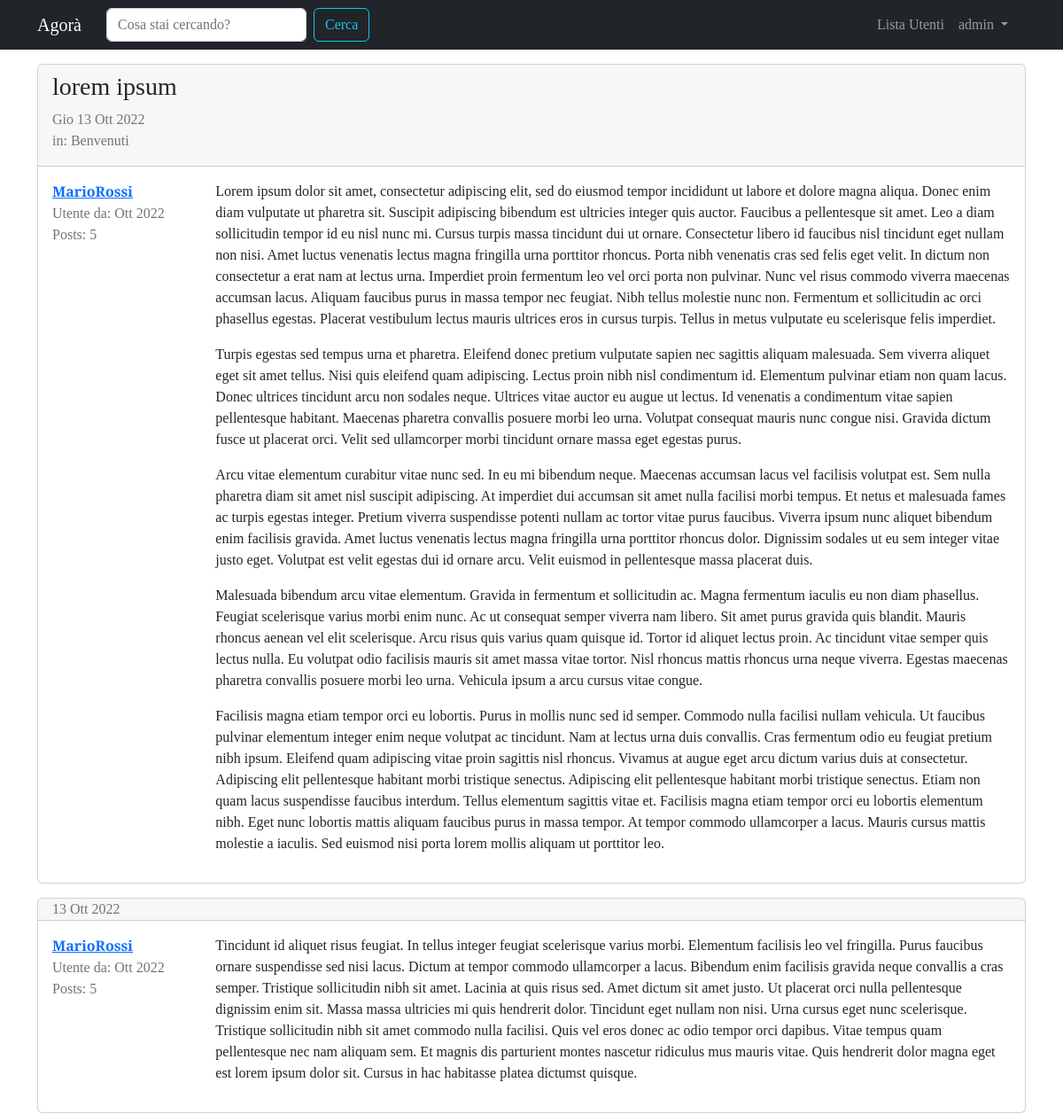
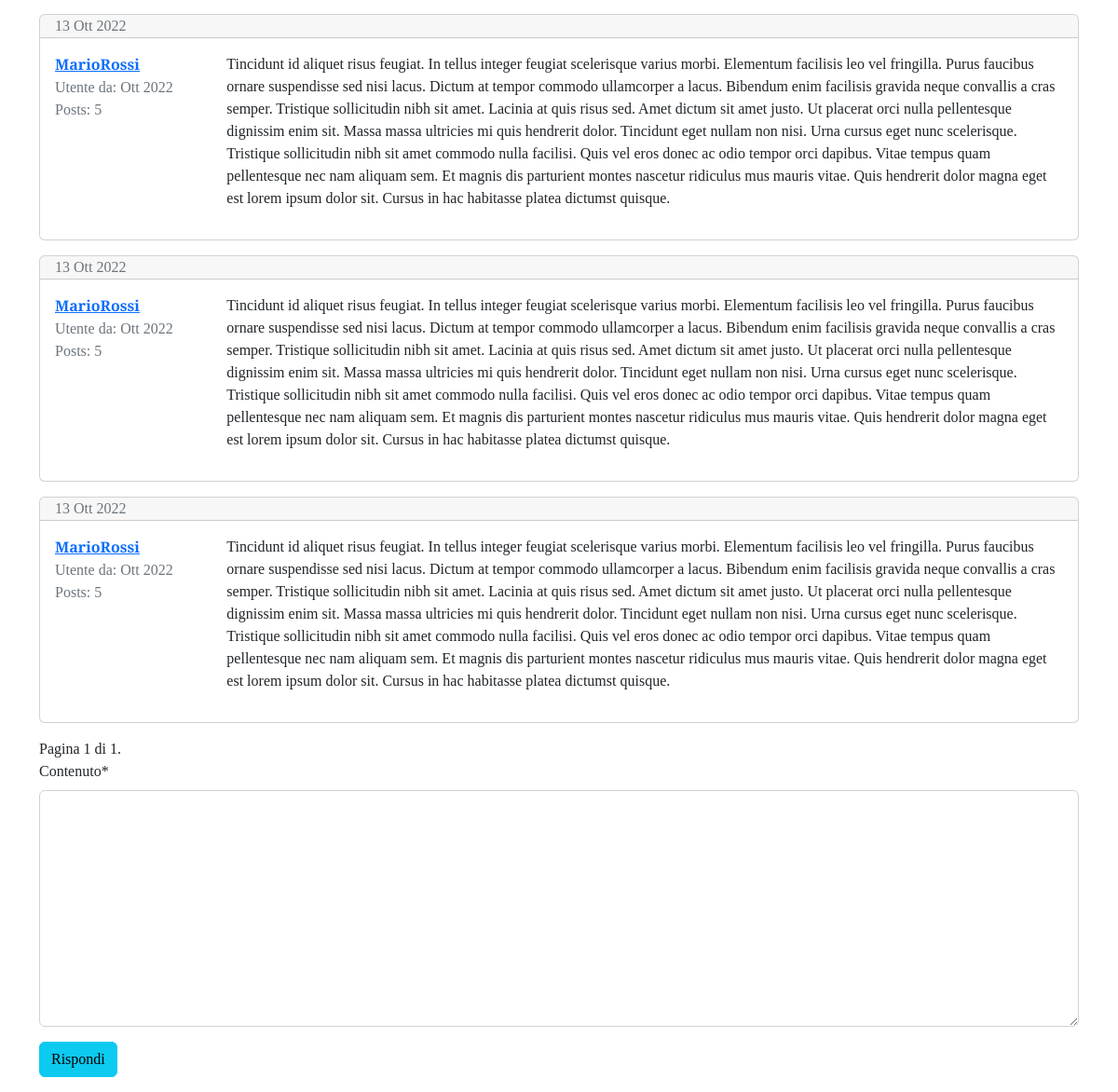
Screenshot of /forum/discussione/7/ (signed in) with the database file from the repository (2 pictures, top to bottom).
### forum/models.py (models this page shows, shortened)
class Discussione(models.Model):
    objects = None
    titolo = models.CharField(max_length=120)
    data_creazione = models.DateTimeField(auto_now_add=True)
    autore_discussione = models.ForeignKey(
        User, on_delete=models.CASCADE, related_name="discussioni"
    )
    sezione_appartenenza = models.ForeignKey(Sezione, on_delete=models.CASCADE)
    class Meta:
        verbose_name = "Discussione"
        verbose_name_plural = "Discussioni"

class Post(models.Model):
    objects = None
    autore_post = models.ForeignKey(User, on_delete=models.CASCADE, related_name="posts")
    contenuto = models.TextField()
    data_creazione = models.DateTimeField(auto_now_add=True)
    discussione = models.ForeignKey(Discussione, on_delete=models.CASCADE)
    class Meta:
        verbose_name="Post"
        verbose_name_plural="Posts"

class Sezione(models.Model):
    nome_sezione = models.CharField(max_length=80)
    descrizione = models.CharField(max_length=150, blank=True, null=True)
    logo_sezione = models.ImageField(blank=True, null=True)
    class Meta:
        verbose_name = "Sezione"
        verbose_name_plural = "Sezioni"
    def __str__(self):
        return self.nome_sezione

### forum/views.py (the view)
# urls.py: path("discussione/<int:pk>/", views.visualizza_discussione, name="visualizza_discussione"),
def visualizza_discussione (request, pk):
    discussione = get_object_or_404(Discussione, pk=pk)
    posts_discussione = Post.objects.filter (discussione=discussione)
    paginator = Paginator(posts_discussione, 5)
    page = request.GET.get("pagina")
    posts = paginator.get_page(page)
    form_risposta = PostModelForm()
    context = {"discussione": discussione, "posts_discussione":posts, "form_risposta": form_risposta}
    return render(request,"forum/singola_discussione.html", context)

### forum/forms.py
class PostModelForm (forms.ModelForm):
    class Meta:
        model = Post
        fields = ['contenuto']

### forum/templates/forum/singola_discussione.html (shortened to what this page needs)
{% extends 'base.html' %}
{% load crispy_forms_tags %}
{% block content %}
    {% for post in posts_discussione %}
    <div class="card my-3">
        {% if forloop.first and not "pagina" in request.get_full_path %}
            <div class="card-header pb-0">
                <h3>{{ discussione.titolo }}</h3>
                <p class="text-muted">{{ discussione.data_creazione|date:"D d M Y" }}
                <br>in: {{ discussione.sezione_appartenenza }}</p>
            </div>
        {% else %}
            <div class="card-header py-0">
                <p class="text-muted mb-0">
                    {{ post.data_creazione|date:"d M Y" }}
                </p>
            </div>
        {% endif %}
        <div class="card-body">
            <div class="row">
                <div class="col-xl-2 col-4">
                    <p class="mb-0"><a href="{% url 'user_profile' username=post.autore_post.username %}"><strong>{{ post.autore_post }}</strong></a></p>
                    <p class="text-muted mb-0">Utente da: {{ post.autore_post.date_joined|date:"M Y" }}</p>
                    <p class="text-muted" >Posts: {{ post.autore_post.posts.count }}</p>
                </div>
                <div class="col-xl-10 col-8">
                    <p class="my-0">{{ post.contenuto|linebreaks }}</p>
                </div>
            </div>
        </div>
    </div>
    {% endfor %}
    <div class="text-right">
        <span class="step-links">
            <span class="current">
                Pagina {{ posts_discussione.number }} di {{ posts_discussione.paginator.num_pages }}.
            </span>
        </span>
    </div>
    {% if request.user.is_authenticated %}
        {% include 'forum/form_risposta.html' %}
    {% else %}
        <div class="alert alert-info" role="alert">
            Per partecipare alla discussione devi prima effettuare il <a href="{% url 'login' %}?next={{ request.get_full_path }}">login</a>
        </div>
    {% endif %}
{% endblock content %}

### templates/base.html (shortened to what this page needs)
{% load static %}
<!doctype html>
<html lang="it">
  <head>
    <link href="https://cdn.jsdelivr.net/npm/bootstrap@5.0.0/dist/css/bootstrap.min.css" rel="stylesheet"/>
    <link rel="stylesheet" href="{% static 'css/agora.css' %}" />
    <link href="https://cdn.jsdelivr.net/npm/bootstrap@5.2.2/dist/css/bootstrap.min.css" rel="stylesheet">
  </head>
  <body>
      <nav class="navbar navbar-expand-lg navbar-dark bg-dark">
          <div class="container" id="navbarSupportedContent">
              <a class="navbar-brand" href="/">Agorà</a>
              <div class="container">
                  <div class="collapse navbar-collapse" id="navbarSupportedContent">
                      <form class="d-flex" action="{% url 'funzione_cerca' %}">
                          <input name="q" class="form-control me-sm-2" type="search" placeholder="Cosa stai cercando?" aria-label="Search"/>
                          <button class="btn btn-outline-info" type="submit">Cerca</button>
                      </form>
                      <ul class="navbar-nav ms-auto">
                          <li class="nav-item">
                              <a class="nav-link" aria-current="page" href="{% url 'user_list' %}">Lista Utenti</a>
                          </li>
                          {% if request.user.is_authenticated %}
                          <li class="nav-item dropdown">
                            <a class="nav-link dropdown-toggle" href="#" id="navbarDropdown" role="button" data-bs-toggle="dropdown" aria-haspopup="true" aria-expanded="false">
                              {{ request.user.username }}
                            </a>
                          </li>
                          {% endif %}
                      </ul>
                  </div>
              </div>
        </div>
      </nav>
      <div class="container">
          {% block content %}
          {% endblock content %}
      </div>
  </body>
</html>

### static-storage/css/agora.css (style rules this page uses)
body { font-family: 'Slabo 27px', serif !important; }
a, a:hover { color: #17a2b8; }

### rows the page displays
Post: autore_post "MarioRossi", autore_post.date_joined "Ott 2022", autore_post.posts.count "5", contenuto "Lorem ipsum dolor sit amet, consectetur adipiscing elit, sed do eiusmod tempor incididunt ut labore et dolore magna aliqua. Donec enim diam vulputate ut pharetra sit. Suscipit adipiscing bibendum est ultricies integer quis auctor. Faucibus a pellentesque sit amet. Leo a diam sollicitudin tempor id eu nisl nunc mi. Cursus turpis massa tincidunt dui ut ornare. Consectetur libero id faucibus nisl tincidunt eget nullam non nisi. Amet luctus venenatis lectus magna fringilla urna porttitor rhoncus. Porta nibh venenatis cras sed felis eget velit. In dictum non consectetur a erat nam at lectus urna. Imperdiet proin fermentum leo vel orci porta non pulvinar. Nunc vel risus commodo viverra maecenas…"
Discussione: titolo "lorem ipsum", data_creazione "Gio 13 Ott 2022", sezione_appartenenza "Benvenuti"
Post: data_creazione "13 Ott 2022", autore_post "MarioRossi", autore_post.date_joined "Ott 2022", autore_post.posts.count "5", contenuto "Tincidunt id aliquet risus feugiat. In tellus integer feugiat scelerisque varius morbi. Elementum facilisis leo vel fringilla. Purus faucibus ornare suspendisse sed nisi lacus. Dictum at tempor commodo ullamcorper a lacus. Bibendum enim facilisis gravida neque convallis a cras semper. Tristique sollicitudin nibh sit amet. Lacinia at quis risus sed. Amet dictum sit amet justo. Ut placerat orci nulla pellentesque dignissim enim sit. Massa massa ultricies mi quis hendrerit dolor. Tincidunt eget nullam non nisi. Urna cursus eget nunc scelerisque. Tristique sollicitudin nibh sit amet commodo nulla facilisi. Quis vel eros donec ac odio tempor orci dapibus. Vitae tempus quam pellentesque nec nam…"
Post: data_creazione "13 Ott 2022", autore_post "MarioRossi", autore_post.date_joined "Ott 2022", autore_post.posts.count "5", contenuto "Tincidunt id aliquet risus feugiat. In tellus integer feugiat scelerisque varius morbi. Elementum facilisis leo vel fringilla. Purus faucibus ornare suspendisse sed nisi lacus. Dictum at tempor commodo ullamcorper a lacus. Bibendum enim facilisis gravida neque convallis a cras semper. Tristique sollicitudin nibh sit amet. Lacinia at quis risus sed. Amet dictum sit amet justo. Ut placerat orci nulla pellentesque dignissim enim sit. Massa massa ultricies mi quis hendrerit dolor. Tincidunt eget nullam non nisi. Urna cursus eget nunc scelerisque. Tristique sollicitudin nibh sit amet commodo nulla facilisi. Quis vel eros donec ac odio tempor orci dapibus. Vitae tempus quam pellentesque nec nam…"
Post: data_creazione "13 Ott 2022", autore_post "MarioRossi", autore_post.date_joined "Ott 2022", autore_post.posts.count "5", contenuto "Tincidunt id aliquet risus feugiat. In tellus integer feugiat scelerisque varius morbi. Elementum facilisis leo vel fringilla. Purus faucibus ornare suspendisse sed nisi lacus. Dictum at tempor commodo ullamcorper a lacus. Bibendum enim facilisis gravida neque convallis a cras semper. Tristique sollicitudin nibh sit amet. Lacinia at quis risus sed. Amet dictum sit amet justo. Ut placerat orci nulla pellentesque dignissim enim sit. Massa massa ultricies mi quis hendrerit dolor. Tincidunt eget nullam non nisi. Urna cursus eget nunc scelerisque. Tristique sollicitudin nibh sit amet commodo nulla facilisi. Quis vel eros donec ac odio tempor orci dapibus. Vitae tempus quam pellentesque nec nam…"
Post: data_creazione "13 Ott 2022", autore_post "MarioRossi", autore_post.date_joined "Ott 2022", autore_post.posts.count "5", contenuto "Tincidunt id aliquet risus feugiat. In tellus integer feugiat scelerisque varius morbi. Elementum facilisis leo vel fringilla. Purus faucibus ornare suspendisse sed nisi lacus. Dictum at tempor commodo ullamcorper a lacus. Bibendum enim facilisis gravida neque convallis a cras semper. Tristique sollicitudin nibh sit amet. Lacinia at quis risus sed. Amet dictum sit amet justo. Ut placerat orci nulla pellentesque dignissim enim sit. Massa massa ultricies mi quis hendrerit dolor. Tincidunt eget nullam non nisi. Urna cursus eget nunc scelerisque. Tristique sollicitudin nibh sit amet commodo nulla facilisi. Quis vel eros donec ac odio tempor orci dapibus. Vitae tempus quam pellentesque nec nam…"

### other values shown
{{ request.user.username }} "admin"
{{ posts_discussione.number }} "1"
{{ posts_discussione.paginator.num_pages }} "1"
